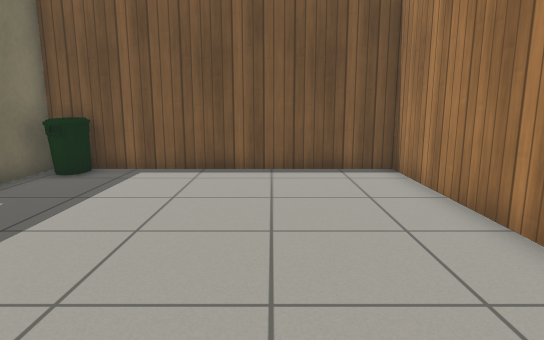
[1] (above)

24 first-person views from a walk through a robot-simulator world made for Gazebo. The camera is 0.9 m above the floor, tilts 10° down and sees 75° across. Floor lines are 1 m apart. The floor is counted in squares, 0.5 m on a side. Each view is taken from the middle of a square. On the plan, view 1 faces up. The plan holds only what a view shows up to about 17 squares ahead; the rest is blank. The place goes on beyond the plan. The robots in the file are not drawn. Simple patterns stand in for the simulator's built-in surfaces. Simple shapes stand in for some stock models. Some surface patterns are stand-ins.

[2]
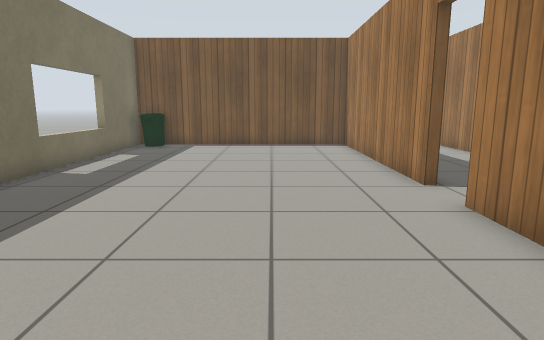

[3]
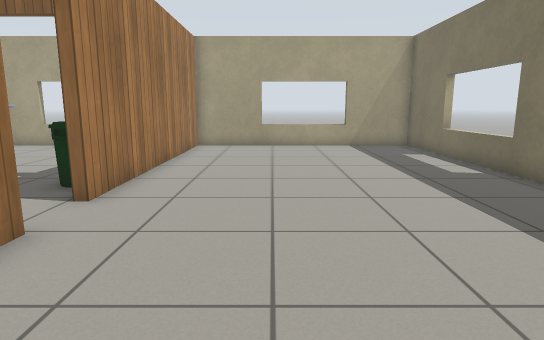

[4]
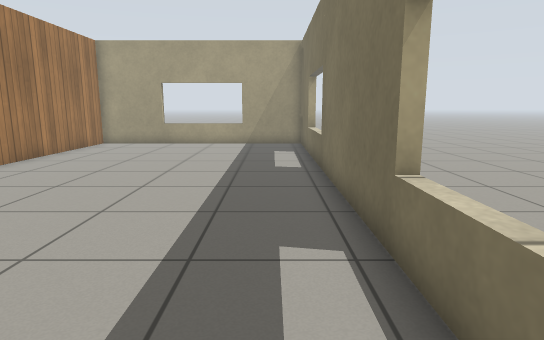

[5]
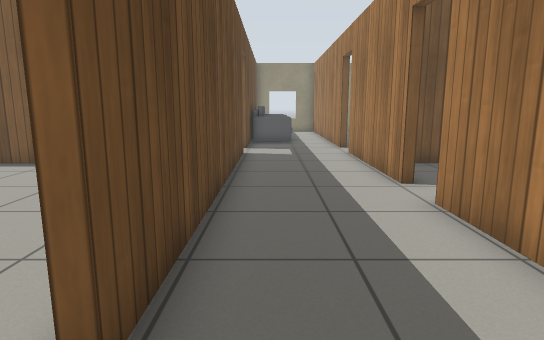

[6]
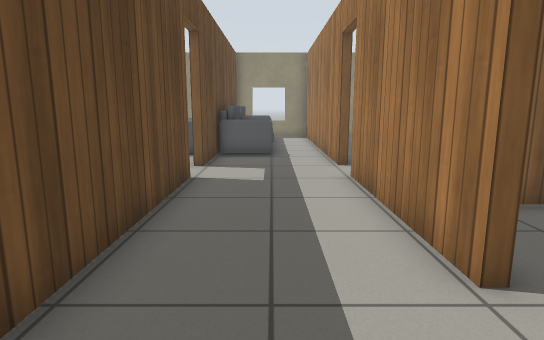

[7]
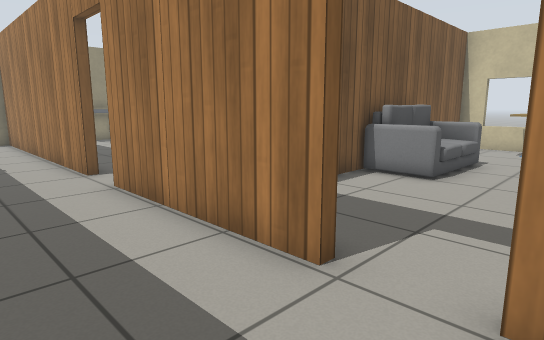

[8]
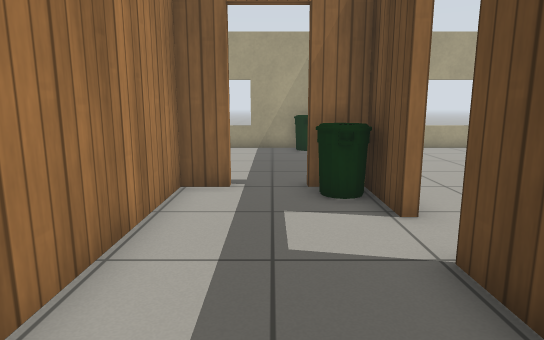

[9]
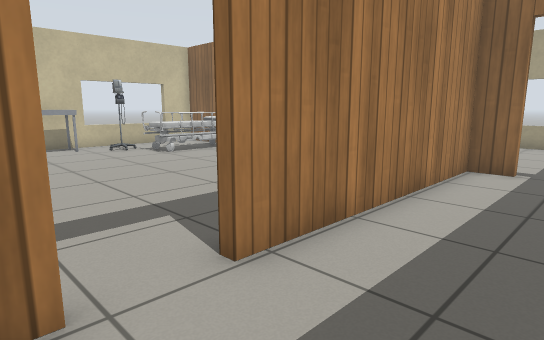

[10]
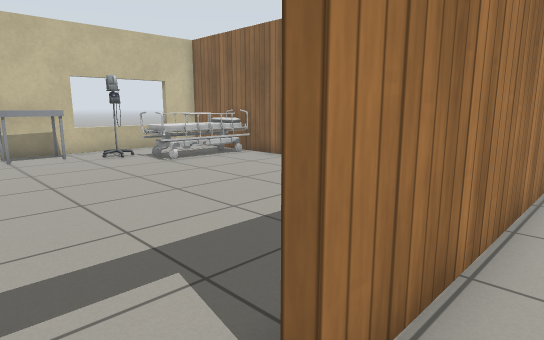

[11]
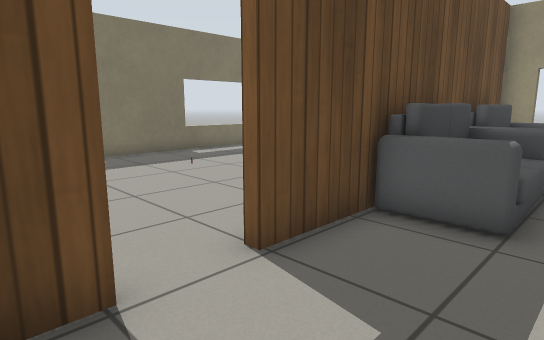

[12]
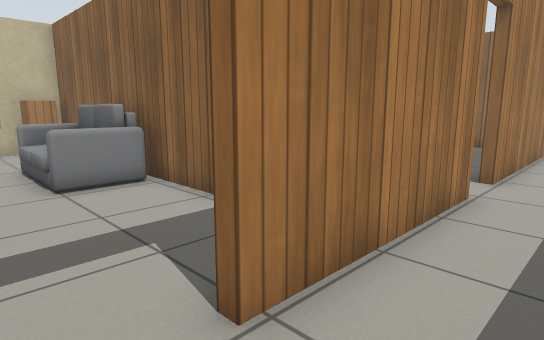

[13]
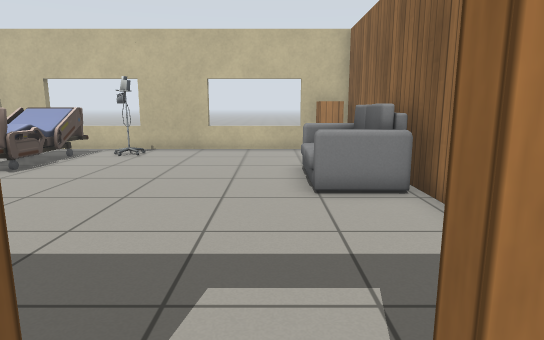

[14]
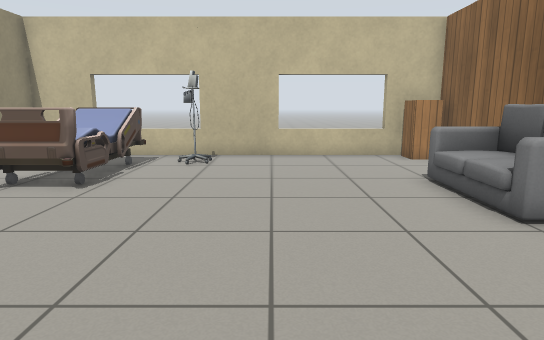

[15]
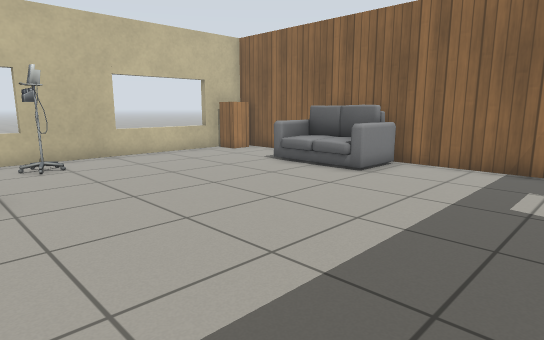

[16]
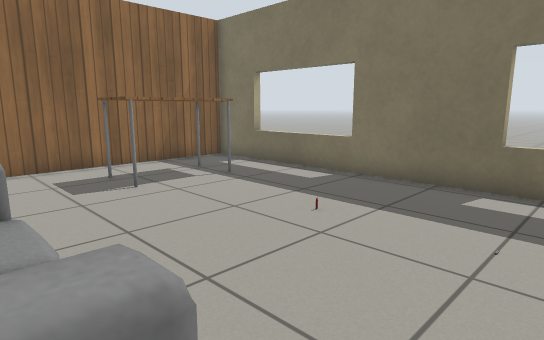

[17]
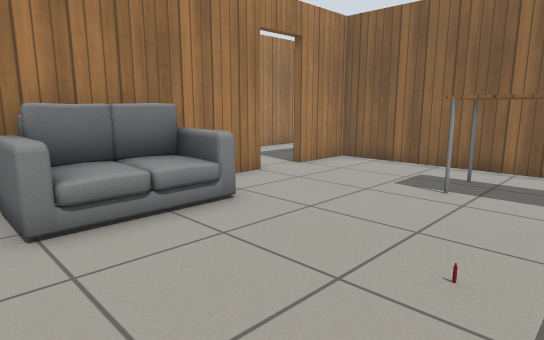

[18]
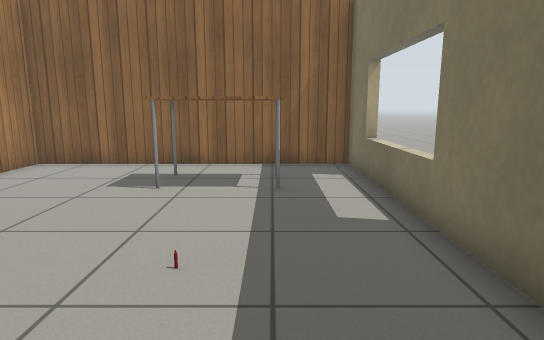

[19]
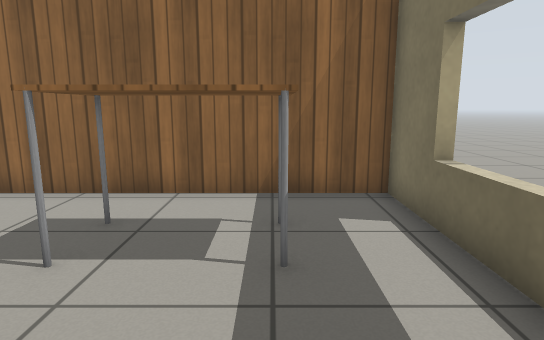

[20]
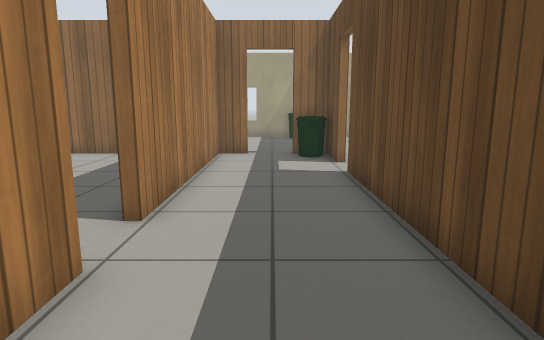

[21]
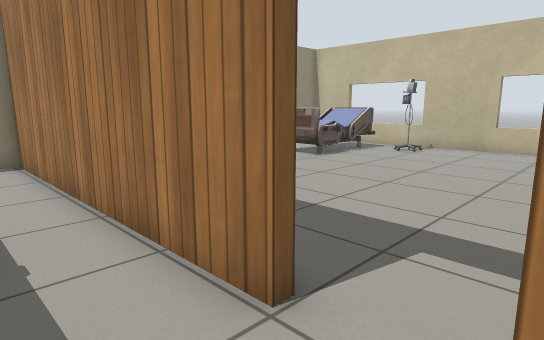

[22]
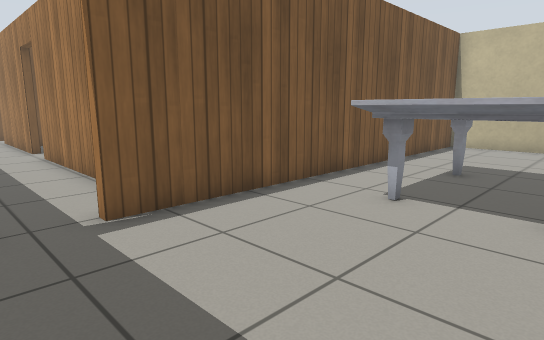

[23]
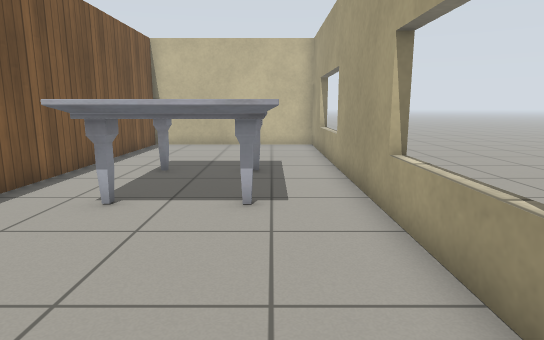

[24]
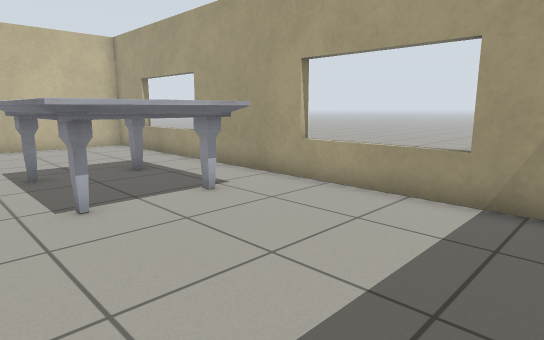

### Floor plan
Key: @ floor where view 1 was taken; # wall or solid block; . floor; D open door; = window, fence, low wall or low ledge; B bin; T thing the floor can be seen under or through; M marble table; S sofa; C cart; N monitor; E bed; A cabinet; L table; O other object.
Columns run from 7 left of view 1 to 23 right of it. Each row starts with its distance up from view 1.
 22 ==........ SSS.#. ......OOOOO =
 21 ==......SSS#SS.#  ......OOOOO =
 20 ##......SSSSSS.# ...........N =
 19 # ......SSSSSS.#............N #
 18 # ..O...SSSSSS.#............. #
 17 ##.........#...#.............##
 16 ==.........#...#.............==
 15 ==.........D...D.............==
 14 ==.LLLL....D...D.............==
 13 ==.LLLL....D...#.....SSSSS...##
 12 ##.........#...#.....SSSSS..AA#
 11 ############...#######SSS####A#
 10 #BB#########...#    #SSSSS#####
  9 #BB........#...T.....S SS  .. =
  8 ##.........#...T ....SSSS..OO =
  7 ##.........#...DT..........
  6 ==.........#...D .........
  5 ==.........#...T ...........CC#
  4 ==.........#...T............C #
  3 ##.........#...#............CC#
  2 ##.........#...#...........NN =
  1 ##.........D...# ........EEE. =
  0  #.....@...D...# ........EEE. =
 -1  #.........#...# ........EEE. =
 -2 ##.........#B..# ........EEE. #
 -3 ##.........##DD################
 -4 ==.........#................. #
 -5 ==.........#......MMMMM ..... #
 -6 ==.........#......MMMMM ..... #
 -7 ==.........#......M     ..... #
 -8 ##.........#......MM  M ..... #
 -9 ##.........#......MM  M ..... #
-10 ##.........#B................ #
-11 ####====#######===######===####

Where each view was taken, in squares from view 1:
view 1: 0 up, 0 right, facing up
view 2: 7 down, 0 right, facing up
view 3: 6 up, 0 right, facing down
view 4: 7 up, 5 left, facing down
view 5: 1 down, 5 right, facing up
view 6: 4 up, 6 right, facing up
view 7: 5 up, 5 right, facing up-right
view 8: 5 up, 6 right, facing down
view 9: 8 up, 5 right, facing down-right
view 10: 7 up, 7 right, facing down-right
view 11: 12 up, 7 right, facing up-left
view 12: 15 up, 6 right, facing down-right
view 13: 14 up, 7 right, facing right
view 14: 17 up, 9 right, facing right
view 15: 22 up, 9 right, facing down-right
view 16: 22 up, 2 right, facing down-left
view 17: 22 up, 4 left, facing down-right
view 18: 22 up, 4 left, facing down
view 19: 18 up, 4 left, facing down
view 20: 11 up, 6 right, facing down
view 21: 13 up, 6 right, facing up-right
view 22: 9 down, 5 right, facing up-right
view 23: 9 down, 5 right, facing right
view 24: 4 down, 5 right, facing down-right
